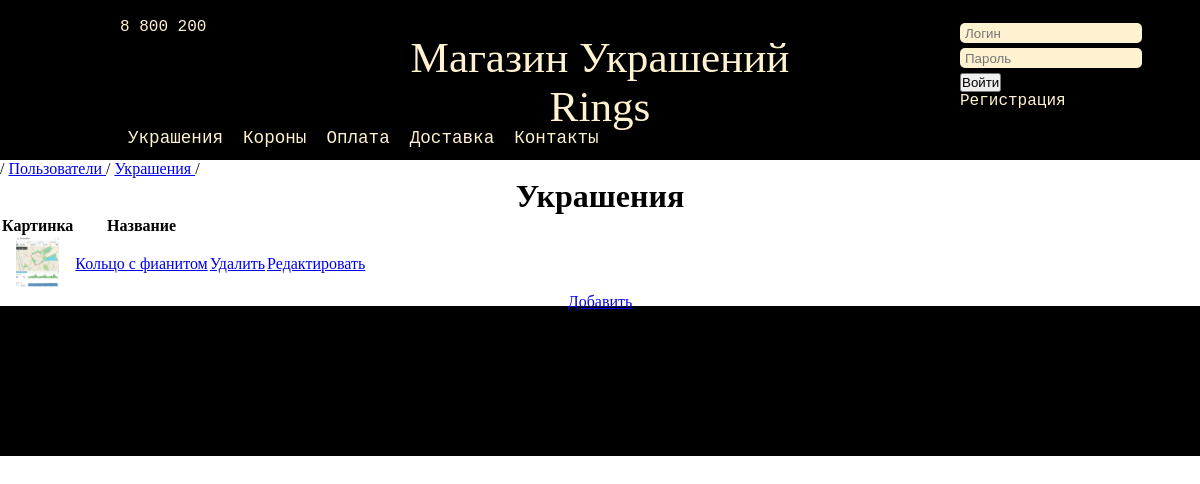
Before: /admin007/jewels/ with the older database file.
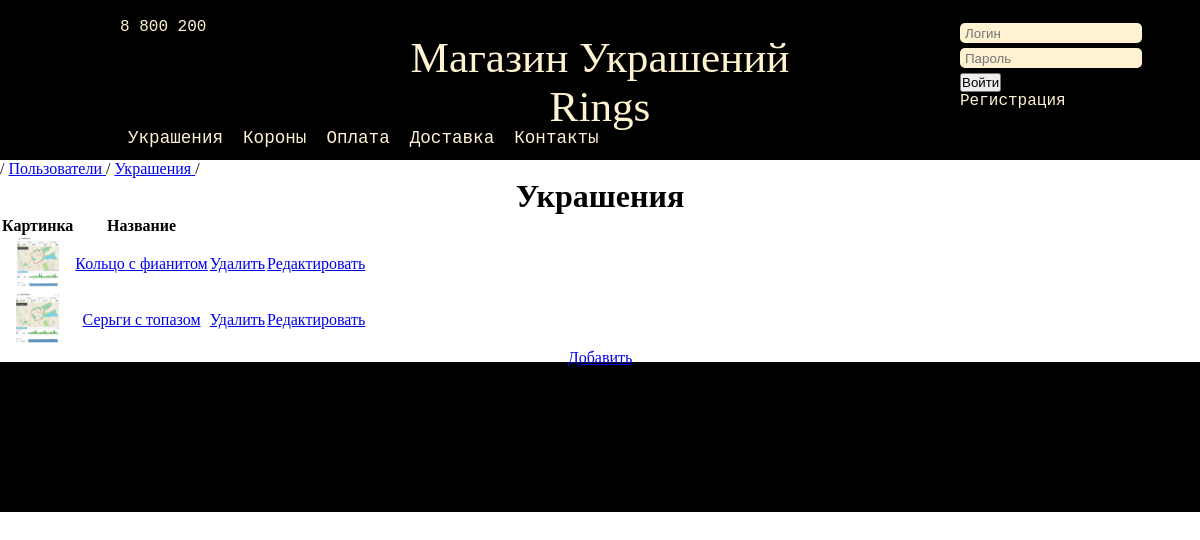
After: the same page with the newer database file.
### mainapp/models.py (models this page shows, shortened)
class Jewel(models.Model):
    name = models.CharField(verbose_name=u'название', max_length=32, unique=True)
    category = models.ForeignKey('Category', blank=True)
    rating = models.PositiveIntegerField(verbose_name='рейтинг', default=0)
    image = models.ImageField(upload_to='img', blank=True)
    description = models.TextField(verbose_name='описание', blank=True)

### mainapp/views.py (the view)
# urls.py: url(r'admin007/jewels/', admin_jewels, name='admin_jewels'),
def admin_jewels(request):
    jewels = Jewel.objects.all()
    return render(request, 'admin_jewels.html', {'jewels': jewels})

### templates/admin_jewels.html
{% extends "base_admin.html" %}
{% block text %}
    <h1>Украшения</h1>
    <table class="table">
        <tr>
            <th>Картинка</th>
            <th>Название</th>
            <th></th>
            <th></th>
        </tr>
        {% for jewel in jewels %}
        <tr>
            {% if jewel.image %}
                <td><img style="height: 50px;" src="{{jewel.image.url}}" alt="{{jewel.name}}"></td>
            {% else %}
            <td></td>
            {% endif %}
            <td><a href="{% url 'jewels_detail' jewel.id %}">{{jewel.name}}</a></td>
            <td><a class="btn btn-danger" href="{% url 'jewels_delete' jewel.id %}">Удалить</a></td>
            <td><a class="btn btn-warning" href="{% url 'jewels_update' jewel.id %}">Редактировать</a></td>
        </tr>
        {% endfor %}
    </table>
    <a class="btn btn-primary" href="{% url 'jewels_create' %}">Добавить</a>
{% endblock %}

Changed rows visible on the page:
changed Jewel "Кольцо с фианитом": image: a different picture
added Jewel: image (picture), name "Серьги с топазом"
